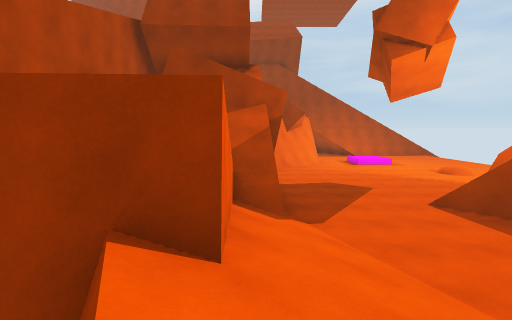
[1] (above)

18 first-person views from a walk through a Unity game level. The camera is 1.2 m above the floor, tilts 6° down and sees 85° across. The floor is counted in squares, 2 m on a side. Each view is taken from the middle of a square. On the plan, view 1 faces up. The plan holds only what a view shows up to about 9 squares ahead; the rest is blank. The place goes on beyond the plan.

[2]
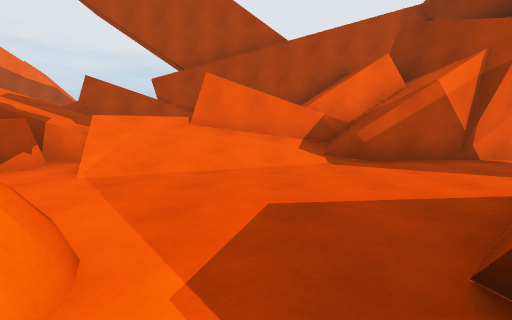

[3]
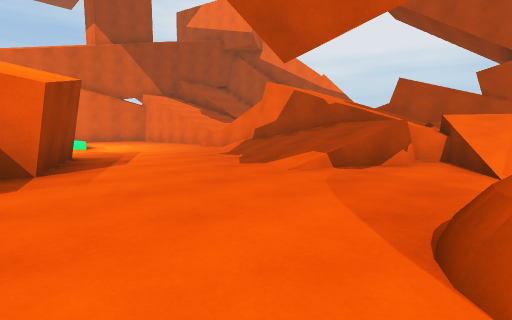

[4]
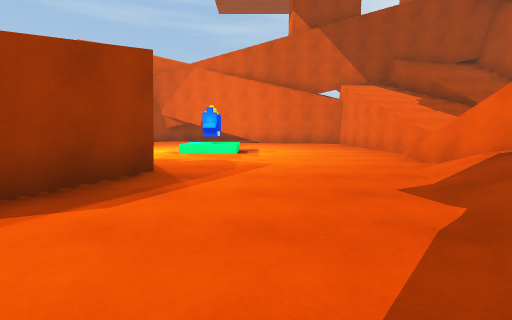

[5]
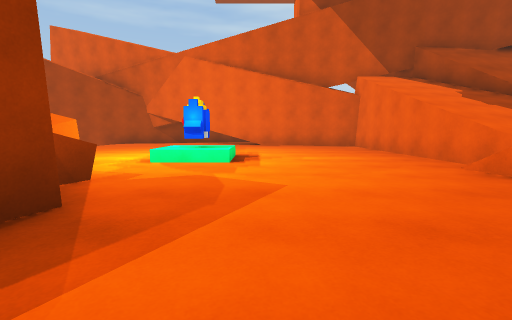

[6]
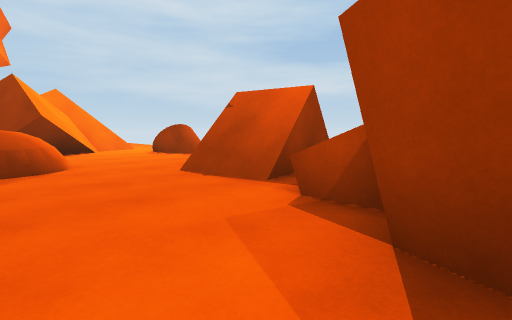

[7]
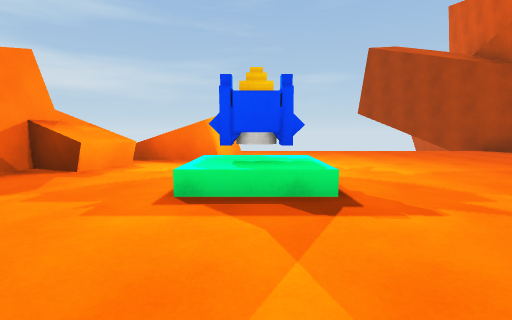

[8]
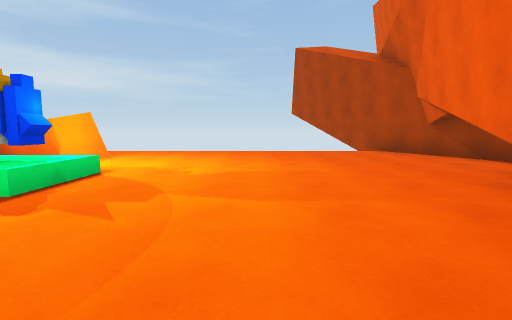

[9]
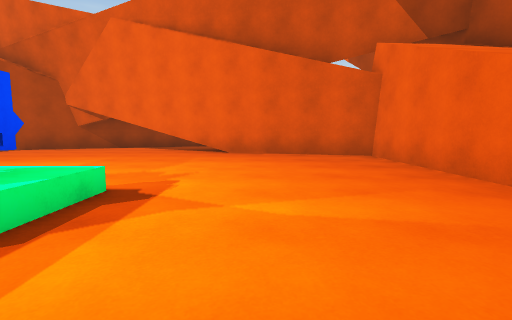

[10]
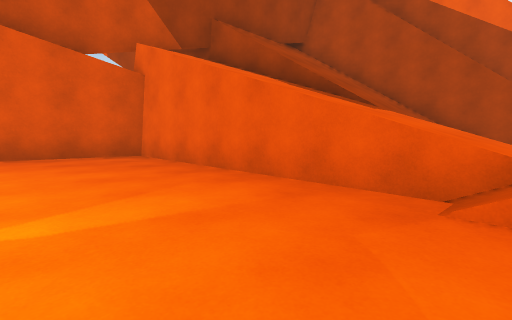

[11]
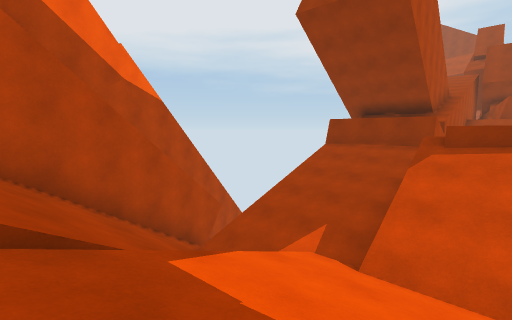

[12]
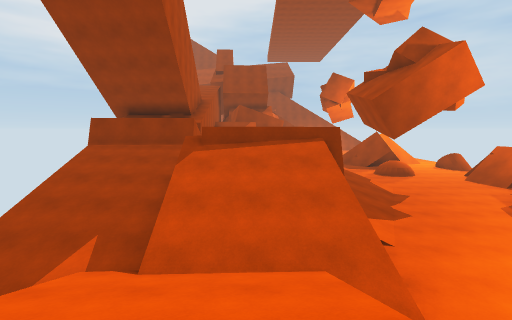

[13]
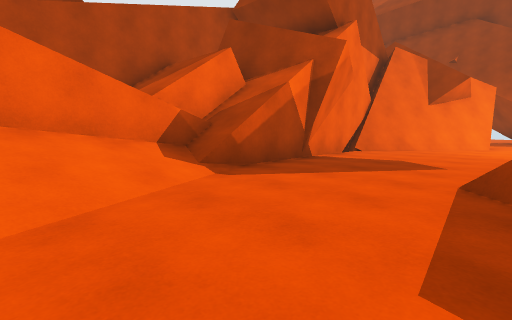

[14]
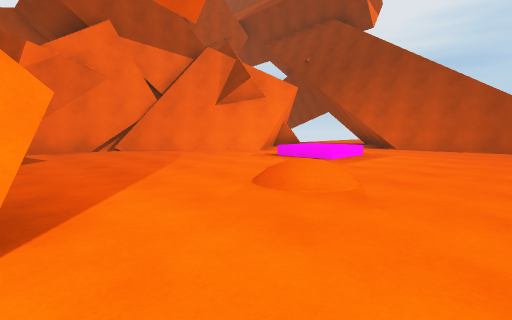

[15]
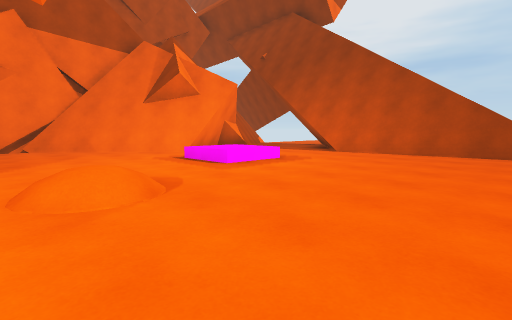

[16]
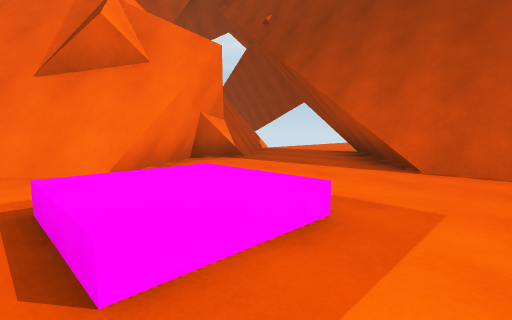

[17]
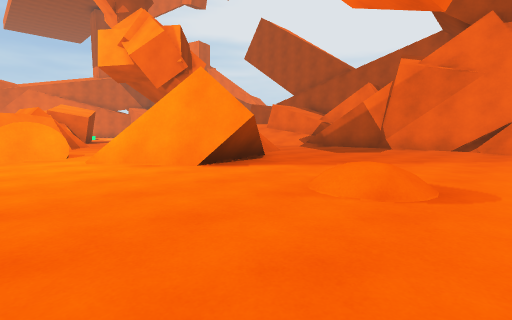

[18]
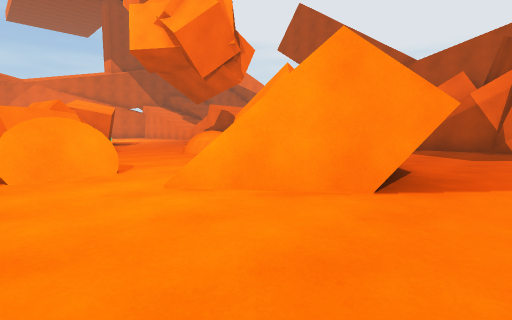

### Floor plan
Key: @ floor where view 1 was taken; # wall or solid block; x gap in a wall; . main floor; : floor 0.5 m higher than the main floor; + floor 1.25 m higher than the main floor; * floor 1.5 m higher than the main floor; % floor 2.25 m higher than the main floor; - floor 2.25 m lower than the main floor; & floor 2.75 m higher than the main floor; / step, stairs or slope; = window, fence, low wall or low ledge; ^ raised ledge; v drop or lower ground; O other object.
Columns run from 8 left of view 1 to 11 right of it. Each row starts with its distance up from view 1.
 20            #
 19           .##
 18         ##..##
 17          #...######
 16          ##........
 15           #........
 14           #  ......
 13           #..:/....
 12          ##........
 11        ###.........
 10        ##....../...
  9        ##....../...
  8        ##..........
  7        #/.....##...
  6        #/....####..
  5        #/...#####..
  4        #//...##..//
  3        #//.......//
  2       ##///..^=...
  1      ###///..^=./#
  0      #  @#.....//=#
 -1      #+* #/...../##
 -2   ^^^#%%x///.....
 -3    //  &#///...^
 -4    ///#==//....#
 -5    ///=//#/...##
 -6 #x ///////....##.
 -7 #-///////......^/
 -8 ##///////.....=/
 -9  #// ///#....../#
-10  #//////v....O/....
-11  ##//=//v..........
-12   #///// ..........
-13   #//////..........
-14   #####//..........
-15       #####........
-16        #  ####.....#
-17              ##..###
-18               ####

Positions as (right, up) in squares from view 1, and headings:
1: (0, 0), facing up
2: (6, 3), facing left
3: (7, 1), facing down-left
4: (4, -2), facing down
5: (4, -4), facing down
6: (5, -4), facing up-right
7: (2, -10), facing right
8: (2, -13), facing right
9: (3, -8), facing down
10: (3, -8), facing down-left
11: (-1, -11), facing up-left
12: (-1, -11), facing up
13: (4, 2), facing up-left
14: (9, 7), facing up-left
15: (10, 9), facing up-left
16: (7, 12), facing up-left
17: (10, 11), facing down-left
18: (10, 8), facing down-left
